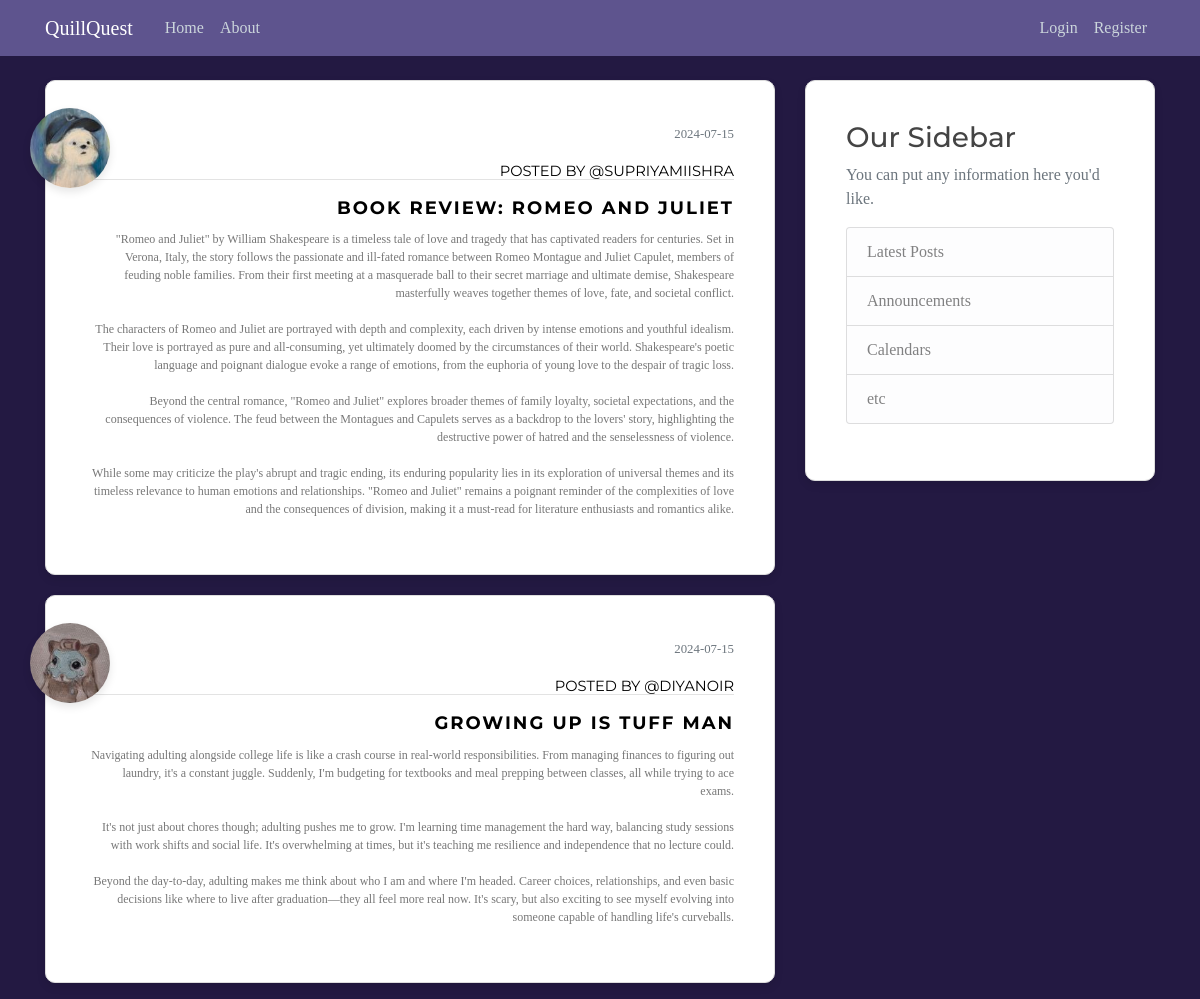
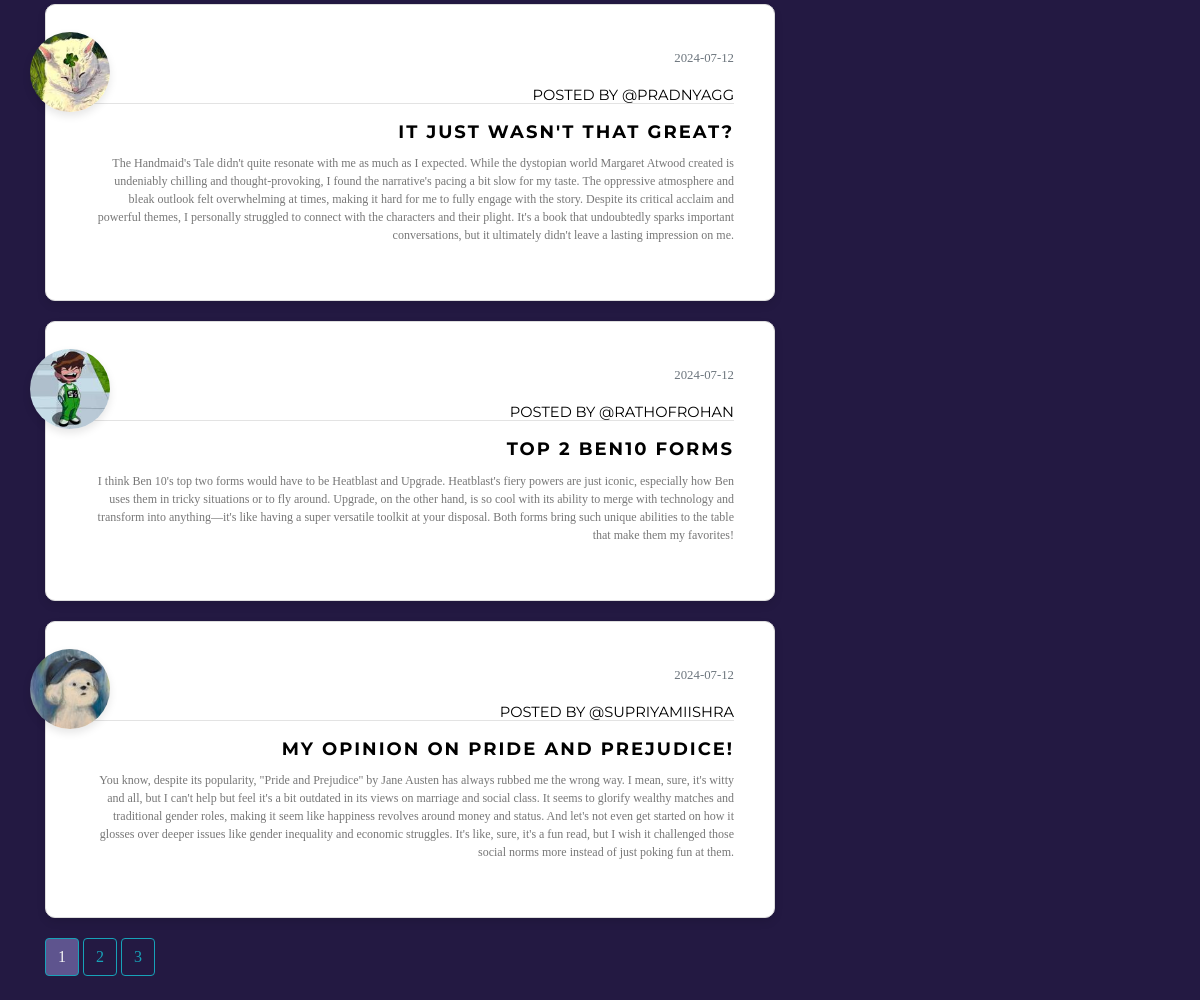
The page /home on the database its author committed (2 pictures, top to bottom).
### flaskblog/models.py (models this page shows, shortened)
class Post(db.Model):
    __tablename__ = "post"
    id = db.Column(db.Integer, primary_key= True )
    title = db.Column(db.String(100), nullable= False)
    date_posted= db.Column(db.DateTime, nullable= False, default= datetime.utcnow ) # no (): function as arguement; not current time
    content = db.Column(db.Text, nullable= False)
    user_id = db.Column( db.Integer, db.ForeignKey('user.id'), nullable = False) #lowercase user not class; table and column name

class User(db.Model, UserMixin): #import from db.Model
    __tablename__ = "user"
    id = db.Column(db.Integer, primary_key= True )
    username = db.Column(db.String(20), unique= True, nullable= False)
    email = db.Column(db.String(120), unique= True, nullable= False)
    image_file = db.Column(db.String(120), nullable= False, default = 'default.jpeg') #hashing for length
    password = db.Column(db.String(60), nullable= False)
    posts = db.relationship ('Post', backref = 'author', lazy =  True) #one-to-many relationship; backref: author attribute to get user of post ; lazy: loads in one go

### flaskblog/main/routes.py (the view)
@main.route("/")
@main.route("/home")
def home():
    page = request.args.get('page', 1, type=int)
    posts = Post.query.order_by(Post.date_posted.desc()).paginate(page=page, per_page=5)
    return render_template('home.html', posts=posts)

### flaskblog/templates/home.html
{% extends "layout.html" %}
{% block content %}
    {% for post in posts.items %}
      <article class="media content-section">
        <img class="rounded-circle article-img" style="width: 80px; height: 80px; box-shadow: 0 4px 8px rgba(0, 0, 0, 0.1);" src="{{ url_for('static', filename='profile_pics/' + post.author.image_file) }}">
        <div class="media-body" style="text-align: right;">
            <div class="article-metadata">
              <small class="text-muted"> {{ post.date_posted.strftime('%Y-%m-%d') }}</small>
              <br>
              <a style="font-size: 11pt;" href="{{  url_for('users.user_posts', username=post.author.username)  }}"> posted by @{{ post.author.username }} </a>
            </div>
            <h2> <a class="article-title"  style="font-weight:bold;" href="{{ url_for('posts.post', post_id=post.id) }}">{{ post.title }}</a> </h2>
            <p class="article-content">{{ post.content }}</p>
        </div>
      </article>
    {% endfor %}
    {% for page_num in posts.iter_pages( left_edge = 1, right_edge=1, left_current=1, right_current=2 ) %}
      {% if page_num %}
        {% if posts.page == page_num %}
        <a class="btn btn-info mb-4" style="color: whitesmoke; background-color: #5e548e;"  href="{{ url_for('main.home', page=page_num) }}">{{ page_num }}</a>
        {% else %}
          <a class="btn btn-outline-info mb-4" href="{{ url_for('main.home', page=page_num) }}">{{ page_num }}</a>
        {% endif %}
      {% else %}
        ...
      {% endif %}
    {% endfor %}
{% endblock %}

### flaskblog/static/main.css (style rules this page uses)
body { background: #231942; color: #777; font-family: 'Merriweather', serif; font-size: 16px; margin-top: 5rem; }
h1, h2, h3, h4, h5, h6 { color: #444444; font-family: 'Montserrat', sans-serif; }
.content-section { background: #ffffff; padding: 40px; border: 1px solid #dddddd; border-radius: 10px; box-shadow: 0 4px 8px rgba(0, 0, 0, 0.1); margin-bottom: 20px; position: relative; transition: 0.4s; }
.content-section::before { content: ""; position: absolute; bottom: 0; height: 2px; width: 0%; background: #333333; right: 0; transition: width 0.4s; }
.article-title { color: black; font-size: 18px; margin-top: 25px; letter-spacing: 2px; text-transform: uppercase; }
.article-content { white-space: pre-line; font-size: 12px; }
.article-img { height: 65px; width: 65px; margin-right: 16px; position: absolute; top: 27px; left: -16px; cursor: pointer; }
.article-metadata { padding-bottom: 1px; margin-bottom: 4px; border-bottom: 1px solid #e3e3e3; }
.article-metadata a { font-family: 'Montserrat', sans-serif; font-size: 12px; text-transform: uppercase; color: black; margin-top: 10px; transition: 0.4s; display: inline-block; top: 5px; position: relative; }

### rows shown on the page
Post: image_file (picture), date_posted "2024-07-15", author.username "SUPRIYAMIISHRA", title "BOOK REVIEW: ROMEO AND JULIET", content "\"Romeo and Juliet\" by William Shakespeare is a timeless tale of love and tragedy that has captivated readers for centuries. Set in Verona, Italy, the story follows the passionate and ill-fated romance between Romeo Montague and Juliet Capulet, members of feuding noble families. From their first meeting at a masquerade ball to their secret marriage and ultimate demise, Shakespeare masterfully weaves together themes of love, fate, and societal conflict. The characters of Romeo and Juliet are portrayed with depth and complexity, each driven by intense emotions and youthful idealism. Their love is portrayed as pure and all-consuming, yet ultimately doomed by the circumstances of their world.…"
Post: image_file (picture), date_posted "2024-07-15", author.username "DIYANOIR", title "GROWING UP IS TUFF MAN", content "Navigating adulting alongside college life is like a crash course in real-world responsibilities. From managing finances to figuring out laundry, it's a constant juggle. Suddenly, I'm budgeting for textbooks and meal prepping between classes, all while trying to ace exams. It's not just about chores though; adulting pushes me to grow. I'm learning time management the hard way, balancing study sessions with work shifts and social life. It's overwhelming at times, but it's teaching me resilience and independence that no lecture could. Beyond the day-to-day, adulting makes me think about who I am and where I'm headed. Career choices, relationships, and even basic decisions like where to live…"
Post: image_file (picture), date_posted "2024-07-12", author.username "PRADNYAGG", title "IT JUST WASN'T THAT GREAT?", content "The Handmaid's Tale didn't quite resonate with me as much as I expected. While the dystopian world Margaret Atwood created is undeniably chilling and thought-provoking, I found the narrative's pacing a bit slow for my taste. The oppressive atmosphere and bleak outlook felt overwhelming at times, making it hard for me to fully engage with the story. Despite its critical acclaim and powerful themes, I personally struggled to connect with the characters and their plight. It's a book that undoubtedly sparks important conversations, but it ultimately didn't leave a lasting impression on me."
Post: image_file (picture), date_posted "2024-07-12", author.username "RATHOFROHAN", title "TOP 2 BEN10 FORMS", content "I think Ben 10's top two forms would have to be Heatblast and Upgrade. Heatblast's fiery powers are just iconic, especially how Ben uses them in tricky situations or to fly around. Upgrade, on the other hand, is so cool with its ability to merge with technology and transform into anything—it's like having a super versatile toolkit at your disposal. Both forms bring such unique abilities to the table that make them my favorites!"
Post: image_file (picture), date_posted "2024-07-12", author.username "SUPRIYAMIISHRA", title "MY OPINION ON PRIDE AND PREJUDICE!", content "You know, despite its popularity, \"Pride and Prejudice\" by Jane Austen has always rubbed me the wrong way. I mean, sure, it's witty and all, but I can't help but feel it's a bit outdated in its views on marriage and social class. It seems to glorify wealthy matches and traditional gender roles, making it seem like happiness revolves around money and status. And let's not even get started on how it glosses over deeper issues like gender inequality and economic struggles. It's like, sure, it's a fun read, but I wish it challenged those social norms more instead of just poking fun at them."

### other values the page prints
{{ page_num }} "1"
{{ page_num }} "2" "3"
